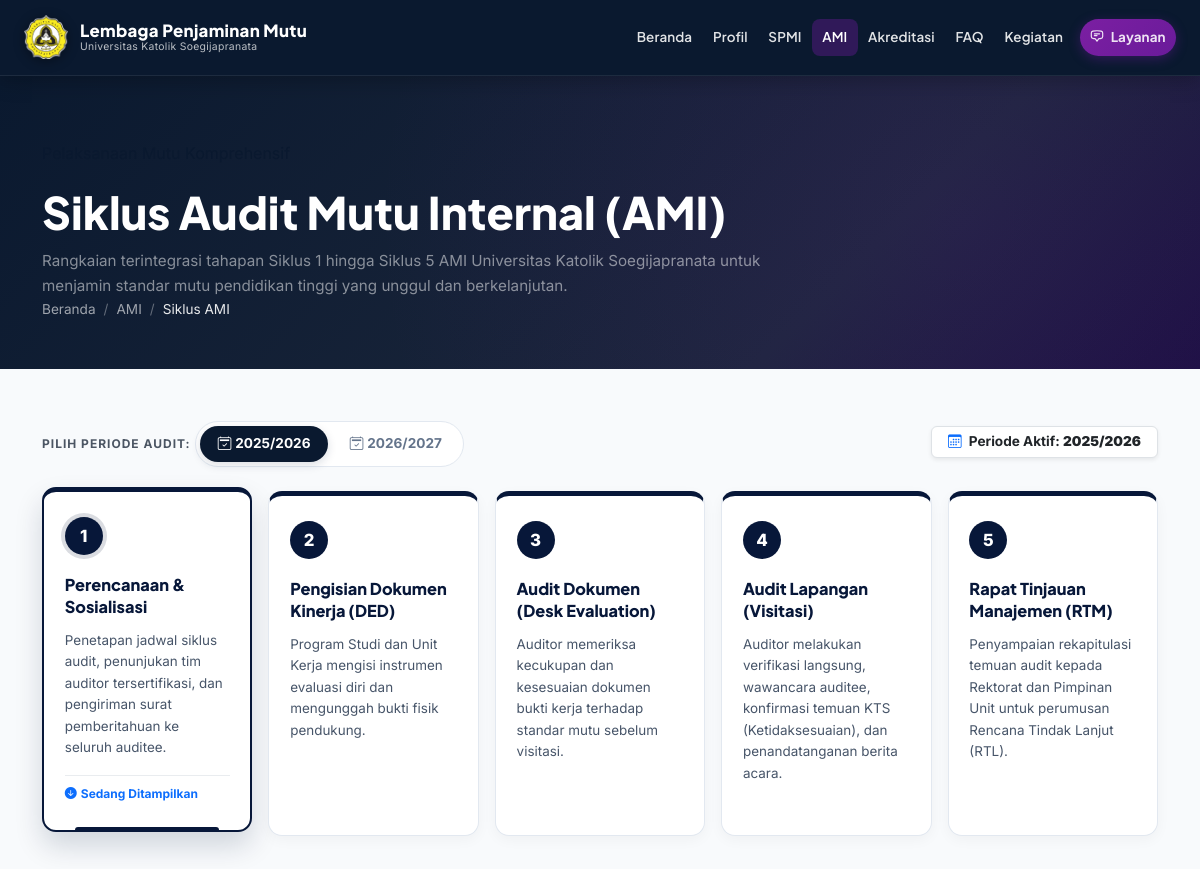
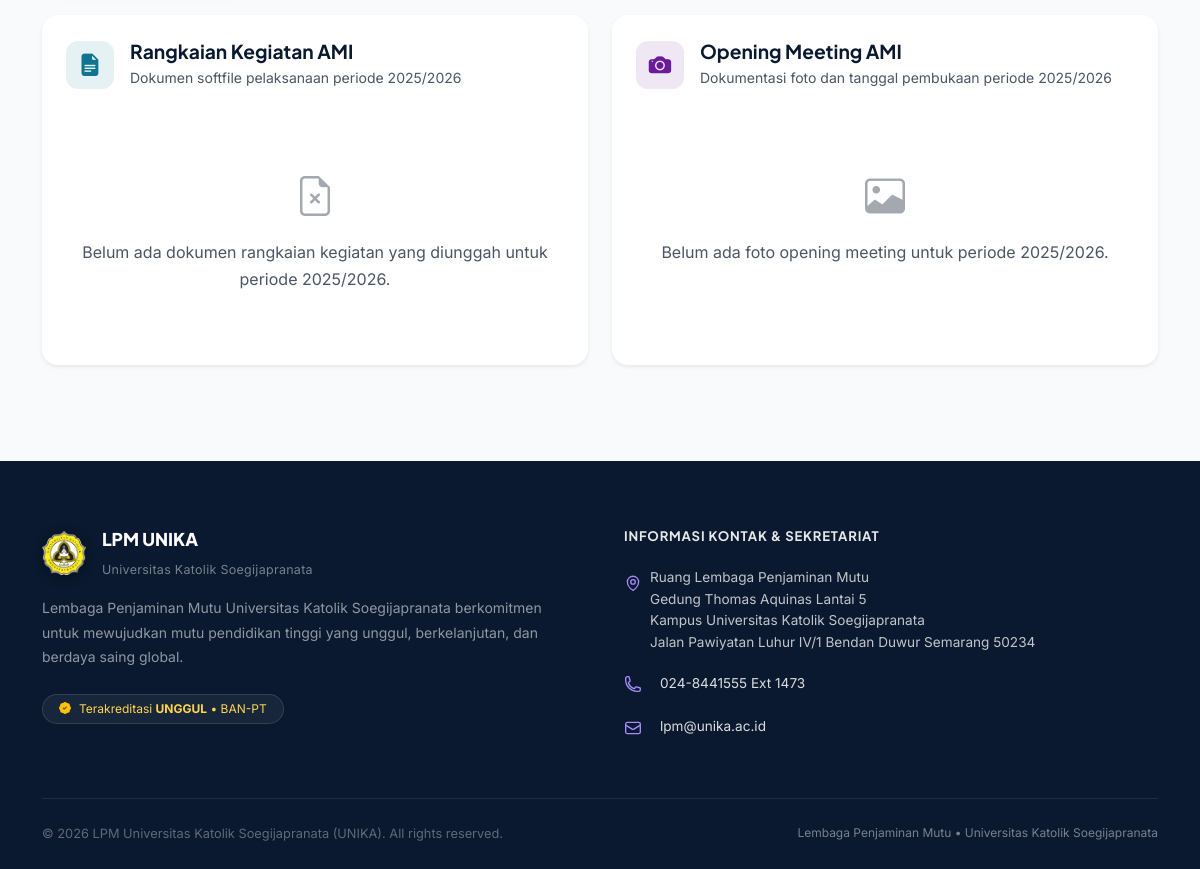
The app's page /siklus-ami.php, older data (2 pictures, top to bottom).
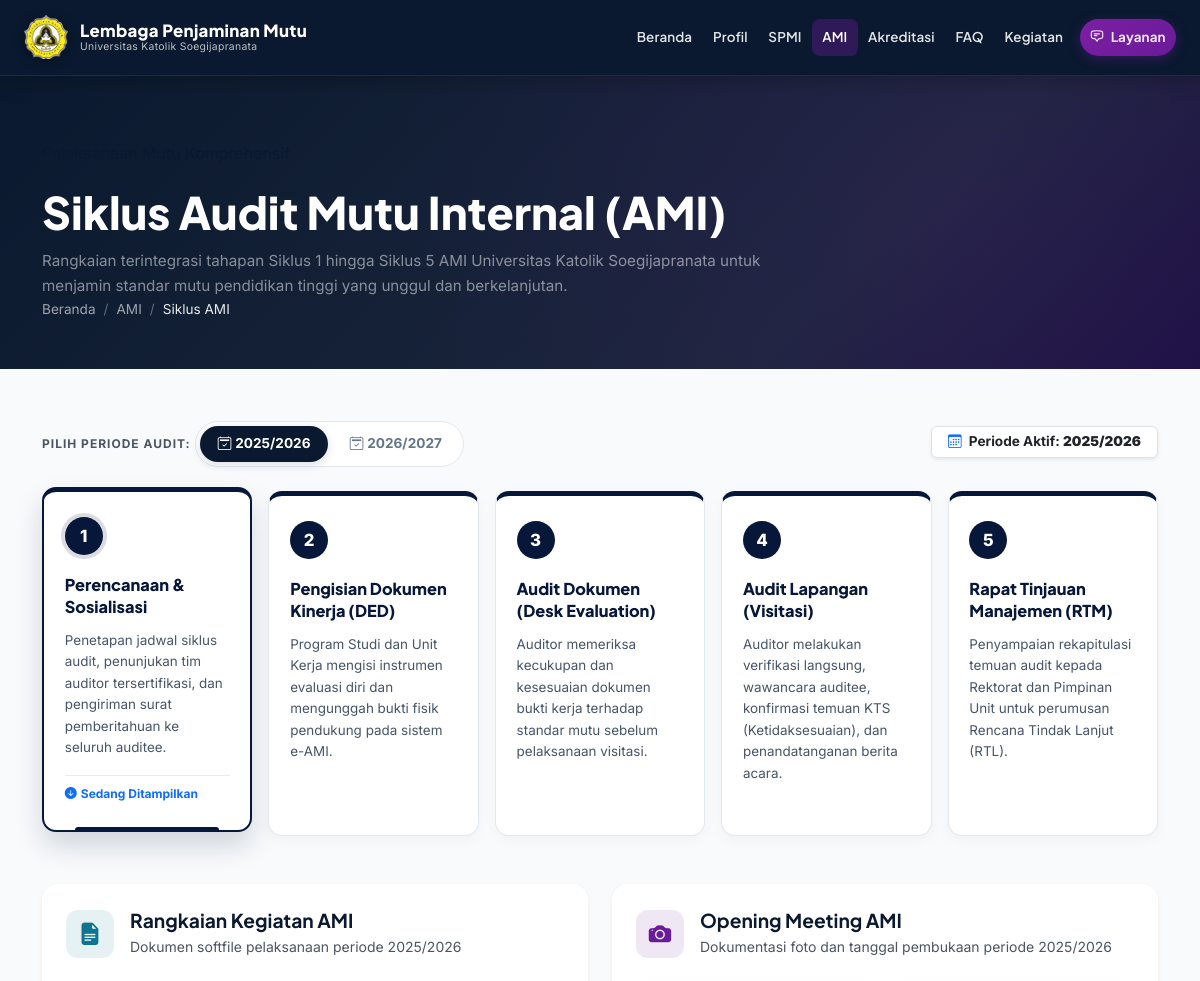
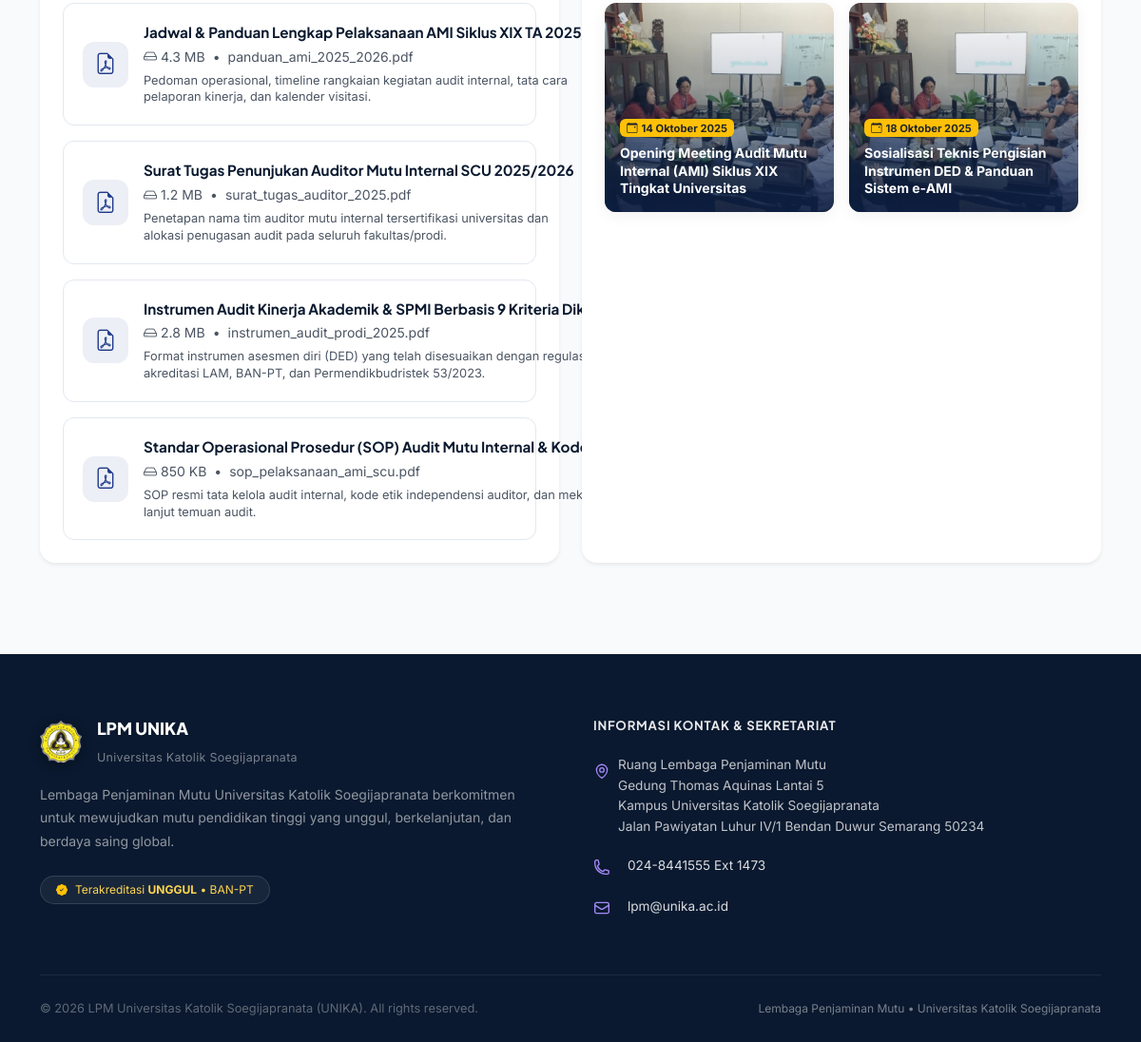
The same page, newer data (2 pictures, top to bottom).
### tables this page shows
CREATE TABLE `ami_periode` (
  `id` int(11) NOT NULL AUTO_INCREMENT,
  `nama_periode` varchar(50) NOT NULL,
  `urutan` int(11) DEFAULT 1,
  `is_active` tinyint(1) DEFAULT 1,
  `created_at` timestamp NOT NULL DEFAULT current_timestamp(),
  PRIMARY KEY (`id`)
);

CREATE TABLE `ami_siklus1_kegiatan` (
  `id` int(11) NOT NULL AUTO_INCREMENT,
  `periode` varchar(50) NOT NULL,
  `judul` varchar(255) NOT NULL,
  `file_dokumen` varchar(255) NOT NULL,
  `file_size` varchar(50) DEFAULT '',
  `keterangan` text DEFAULT NULL,
  `urutan` int(11) DEFAULT 1,
  `created_at` timestamp NOT NULL DEFAULT current_timestamp(),
  PRIMARY KEY (`id`)
);

CREATE TABLE `ami_siklus1_opening` (
  `id` int(11) NOT NULL AUTO_INCREMENT,
  `periode` varchar(50) NOT NULL,
  `judul` varchar(255) NOT NULL,
  `tanggal_kegiatan` date DEFAULT NULL,
  `foto` varchar(255) DEFAULT '',
  `keterangan` text DEFAULT NULL,
  `urutan` int(11) DEFAULT 1,
  `created_at` timestamp NOT NULL DEFAULT current_timestamp(),
  PRIMARY KEY (`id`)
);

### config/database.php (called while the page is built, shortened)
<?php
function e(string $str): string {
    return htmlspecialchars($str, ENT_QUOTES, 'UTF-8');
}
function formatTanggal(string $date): string {
    $bulan = [
        1 => 'Januari', 'Februari', 'Maret', 'April',
        'Mei', 'Juni', 'Juli', 'Agustus',
        'September', 'Oktober', 'November', 'Desember'
    ];
    $t = strtotime($date);
    return date('d', $t) . ' ' . $bulan[(int)date('n', $t)] . ' ' . date('Y', $t);
}

### siklus-ami.php (the view, shortened to what the rows shown need)
<?php
require_once __DIR__ . '/config/database.php';
$db = getDB();
require_once __DIR__ . '/includes/header.php';
$periodes = [];
try {
    $periodes = $db->query("SELECT * FROM ami_periode WHERE is_active = 1 ORDER BY urutan ASC, id DESC")->fetchAll(PDO::FETCH_ASSOC);
} catch (Exception $e) {}
$selected_periode = trim($_GET['periode'] ?? '');
if ($selected_periode === '' || !in_array($selected_periode, array_column($periodes, 'nama_periode'))) {
    $selected_periode = $periodes[0]['nama_periode'];
}
$active_siklus = (int)($_GET['siklus'] ?? 1);
$s1_kegiatan = [];
$s1_opening  = [];
try {
    $stmt_keg = $db->prepare("SELECT * FROM ami_siklus1_kegiatan WHERE periode = ? ORDER BY urutan ASC, id DESC");
    $stmt_keg->execute([$selected_periode]);
    $s1_kegiatan = $stmt_keg->fetchAll(PDO::FETCH_ASSOC);
    $stmt_open = $db->prepare("SELECT * FROM ami_siklus1_opening WHERE periode = ? ORDER BY urutan ASC, id DESC");
    $stmt_open->execute([$selected_periode]);
    $s1_opening = $stmt_open->fetchAll(PDO::FETCH_ASSOC);
} catch (Exception $e) {}
?>
<div class="page-banner">
    <div class="container position-relative">
        <h1 class="page-banner-title">Siklus Audit Mutu Internal (AMI)</h1>
    </div>
</div>
<section class="py-5" style="background:#F8FAFC;min-height:70vh;">
    <div class="container">
        <div class="d-flex align-items-center justify-content-between flex-wrap gap-3 mb-4">
            <div>
                <div class="periode-filter-box mt-1">
                    <?php foreach ($periodes as $p): ?>
                    <a href="?siklus=<?= $active_siklus ?>&periode=<?= urlencode($p['nama_periode']) ?>" class="periode-pill <?= $selected_periode === $p['nama_periode'] ? 'active' : '' ?>">
                        <i class="bi bi-calendar2-check me-1"></i><?= e($p['nama_periode']) ?>
                    </a>
                    <?php endforeach; ?>
                </div>
            </div>
            <div class="d-flex align-items-center gap-2">
                <span class="badge bg-white text-dark border px-3 py-2 shadow-sm" style="font-size:0.85rem;">
                    <i class="bi bi-calendar3 text-primary me-1"></i> Periode Aktif: <strong><?= e($selected_periode) ?></strong>
                </span>
            </div>
        </div>
        <?php if ($active_siklus === 1): ?>
        <div class="row g-4 mb-5">
            <div class="col-lg-6">
                <div class="card p-4 border-0 shadow-sm rounded-4 h-100 bg-white">
                    <div class="d-flex align-items-center gap-3 mb-4">
                        <div style="width:48px;height:48px;border-radius:12px;background:rgba(14,116,144,0.1);color:#0e7490;display:flex;align-items:center;justify-content:center;font-size:1.4rem;">
                            <i class="bi bi-file-earmark-text-fill"></i>
                        </div>
                        <div>
                            <h4 class="fw-bold mb-0" style="color:var(--navy);font-size:1.2rem;">Rangkaian Kegiatan AMI</h4>
                            <span class="text-muted small">Dokumen softfile pelaksanaan periode <?= e($selected_periode) ?></span>
                        </div>
                    </div>
                    <?php if (empty($s1_kegiatan)): ?>
                    <div class="text-center py-5 text-muted">
                        <i class="bi bi-file-earmark-x fs-1 text-muted opacity-50 mb-2 d-block"></i>
                        Belum ada dokumen rangkaian kegiatan yang diunggah untuk periode <?= e($selected_periode) ?>.
                    </div>
                    <?php else: ?>
                    <div class="vstack gap-3">
                        <?php foreach ($s1_kegiatan as $keg): ?>
                        <div class="doc-ami-card">
                            <div class="doc-icon-box" style="background:rgba(30,58,138,0.08);color:#1e3a8a;">
                                <i class="bi bi-file-earmark-pdf"></i>
                            </div>
                            <div class="flex-grow-1 min-w-0">
                                <h6 class="fw-bold mb-1 text-truncate" style="color:var(--navy);font-size:0.95rem;"><?= e($keg['judul']) ?></h6>
                                <div class="text-muted small d-flex align-items-center gap-2">
                                    <span><i class="bi bi-hdd me-1"></i><?= e($keg['file_size'] ?? 'Softfile') ?></span>
                                    <span>•</span>
                                    <span class="text-truncate"><?= basename($keg['file_dokumen']) ?></span>
                                </div>
                                <?php if (!empty($keg['keterangan'])): ?>
                                <p class="text-muted small mb-0 mt-1" style="font-size:0.8rem;line-height:1.4;"><?= e($keg['keterangan']) ?></p>
                                <?php endif; ?>
                            </div>
                            <a href="<?= SITE_URL ?>/uploads/<?= e($keg['file_dokumen']) ?>" target="_blank" download class="btn btn-sm btn-outline-primary rounded-pill px-3 py-1 flex-shrink-0">
                            </a>
                        </div>
                        <?php endforeach; ?>
                    </div>
                    <?php endif; ?>
                </div>
            </div>
            <div class="col-lg-6">
                <div class="card p-4 border-0 shadow-sm rounded-4 h-100 bg-white">
                    <div class="d-flex align-items-center gap-3 mb-4">
                        <div style="width:48px;height:48px;border-radius:12px;background:rgba(106,27,154,0.1);color:var(--purple);display:flex;align-items:center;justify-content:center;font-size:1.4rem;">
                            <i class="bi bi-camera-fill"></i>
                        </div>
                        <div>
                            <h4 class="fw-bold mb-0" style="color:var(--navy);font-size:1.2rem;">Opening Meeting AMI</h4>
                            <span class="text-muted small">Dokumentasi foto dan tanggal pembukaan periode <?= e($selected_periode) ?></span>
                        </div>
                    </div>
                    <?php if (empty($s1_opening)): ?>
                    <div class="text-center py-5 text-muted">
                        <i class="bi bi-image fs-1 text-muted opacity-50 mb-2 d-block"></i>
                        Belum ada foto opening meeting untuk periode <?= e($selected_periode) ?>.
                    </div>
                    <?php else: ?>
                    <div class="row g-3">
                        <?php foreach ($s1_opening as $op): ?>
                        <div class="col-sm-6">
                            <div class="ami-gallery-item" onclick="openPhotoModal('<?= SITE_URL ?>/uploads/<?= e($op['foto']) ?>', '<?= e($op['judul']) ?>', '<?= !empty($op['tanggal_kegiatan']) ? formatTanggal($op['tanggal_kegiatan']) : '' ?>')">
                                <img src="<?= SITE_URL ?>/uploads/<?= e($op['foto']) ?>" alt="<?= e($op['judul']) ?>">
                                <div class="ami-gallery-overlay">
                                    <?php if (!empty($op['tanggal_kegiatan'])): ?>
                                    <span class="badge bg-warning text-dark align-self-start mb-2" style="font-size:0.7rem;">
                                        <i class="bi bi-calendar-event me-1"></i><?= formatTanggal($op['tanggal_kegiatan']) ?>
                                    </span>
                                    <?php endif; ?>
                                    <div class="fw-bold text-white small" style="line-height:1.3;"><?= e($op['judul']) ?></div>
                                </div>
                            </div>
                        </div>
                        <?php endforeach; ?>
                    </div>
                    <?php endif; ?>
                </div>
            </div>
        </div>
        <?php endif; ?>
    </div>
</section>
<?php require_once __DIR__ . '/includes/footer.php'; ?>

Row changes from the older to the newer data that the page shows:
shown differently, row unchanged: ami_periode (number 1 of 2 on the later page): nama_periode "2025/2026" → (not shown)
added ami_siklus1_kegiatan: judul "Jadwal & Panduan Lengkap Pelaksanaan AMI Siklus XIX TA 2025/2026", file_size "4.3 MB", file_dokumen "panduan_ami_2025_2026.pdf", keterangan "Pedoman operasional, timeline rangkaian kegiatan audit internal, tata cara pelaporan kinerja, dan kalender visitasi."
added ami_siklus1_kegiatan: judul "Surat Tugas Penunjukan Auditor Mutu Internal SCU 2025/2026", file_size "1.2 MB", file_dokumen "surat_tugas_auditor_2025.pdf", keterangan "Penetapan nama tim auditor mutu internal tersertifikasi universitas dan alokasi penugasan audit pada seluruh fakultas/prodi."
added ami_siklus1_kegiatan: judul "Instrumen Audit Kinerja Akademik & SPMI Berbasis 9 Kriteria Dikti", file_size "2.8 MB", file_dokumen "instrumen_audit_prodi_2025.pdf", keterangan "Format instrumen asesmen diri (DED) yang telah disesuaikan dengan regulasi akreditasi LAM, BAN-PT, dan Permendikbudristek 53/2023."
added ami_siklus1_kegiatan: judul "Standar Operasional Prosedur (SOP) Audit Mutu Internal & Kode Etik Asesor", file_size "850 KB", file_dokumen "sop_pelaksanaan_ami_scu.pdf", keterangan "SOP resmi tata kelola audit internal, kode etik independensi auditor, dan mekanisme tindak lanjut temuan audit."
added ami_siklus1_opening: foto (picture), tanggal_kegiatan "14 Oktober 2025", judul "Opening Meeting Audit Mutu Internal (AMI) Siklus XIX Tingkat Universitas"
added ami_siklus1_opening: foto (picture), tanggal_kegiatan "18 Oktober 2025", judul "Sosialisasi Teknis Pengisian Instrumen DED & Panduan Sistem e-AMI"
Text that changed along with them:
new list line: "2 Pengisian Dokumen Kinerja (DED) Program Studi dan Unit Kerja mengisi instrumen evaluasi diri dan mengunggah bukti fisik pendukung pada sistem e-AMI."
new list line: "3 Audit Dokumen (Desk Evaluation) Auditor memeriksa kecukupan dan kesesuaian dokumen bukti kerja terhadap standar mutu sebelum pelaksanaan visitasi."
list line gone: "2 Pengisian Dokumen Kinerja (DED) Program Studi dan Unit Kerja mengisi instrumen evaluasi diri dan mengunggah bukti fisik pendukung."
list line gone: "3 Audit Dokumen (Desk Evaluation) Auditor memeriksa kecukupan dan kesesuaian dokumen bukti kerja terhadap standar mutu sebelum visitasi."
text no longer shown: "Belum ada dokumen rangkaian kegiatan yang diunggah untuk periode . Belum ada foto opening meeting untuk periode ."
